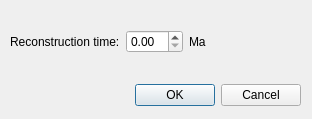
<ui version="4.0" >
 <class>ReconstructToTimeDialog</class>
 <widget class="QDialog" name="ReconstructToTimeDialog" >
  <property name="geometry" >
   <rect>
    <x>0</x>
    <y>0</y>
    <width>312</width>
    <height>119</height>
   </rect>
  </property>
  <property name="windowTitle" >
   <string>Reconstruct to Time</string>
  </property>
  <widget class="QWidget" name="verticalLayout" >
   <property name="geometry" >
    <rect>
     <x>10</x>
     <y>10</y>
     <width>291</width>
     <height>101</height>
    </rect>
   </property>
   <layout class="QVBoxLayout" >
    <property name="spacing" >
     <number>6</number>
    </property>
    <property name="leftMargin" >
     <number>0</number>
    </property>
    <property name="topMargin" >
     <number>0</number>
    </property>
    <property name="rightMargin" >
     <number>0</number>
    </property>
    <property name="bottomMargin" >
     <number>0</number>
    </property>
    <item>
     <layout class="QHBoxLayout" >
      <property name="spacing" >
       <number>6</number>
      </property>
      <property name="leftMargin" >
       <number>0</number>
      </property>
      <property name="topMargin" >
       <number>0</number>
      </property>
      <property name="rightMargin" >
       <number>0</number>
      </property>
      <property name="bottomMargin" >
       <number>0</number>
      </property>
      <item>
       <widget class="QLabel" name="label_2" >
        <property name="text" >
         <string>Reconstruction time:</string>
        </property>
       </widget>
      </item>
      <item>
       <widget class="QDoubleSpinBox" name="doubleSpinBox" />
      </item>
      <item>
       <widget class="QLabel" name="label" >
        <property name="text" >
         <string>Ma</string>
        </property>
       </widget>
      </item>
      <item>
       <spacer>
        <property name="orientation" >
         <enum>Qt::Horizontal</enum>
        </property>
        <property name="sizeHint" >
         <size>
          <width>40</width>
          <height>20</height>
         </size>
        </property>
       </spacer>
      </item>
     </layout>
    </item>
    <item>
     <layout class="QHBoxLayout" >
      <property name="spacing" >
       <number>6</number>
      </property>
      <property name="leftMargin" >
       <number>0</number>
      </property>
      <property name="topMargin" >
       <number>0</number>
      </property>
      <property name="rightMargin" >
       <number>0</number>
      </property>
      <property name="bottomMargin" >
       <number>0</number>
      </property>
      <item>
       <spacer>
        <property name="orientation" >
         <enum>Qt::Horizontal</enum>
        </property>
        <property name="sizeHint" >
         <size>
          <width>131</width>
          <height>31</height>
         </size>
        </property>
       </spacer>
      </item>
      <item>
       <widget class="QPushButton" name="okButton" >
        <property name="text" >
         <string>OK</string>
        </property>
       </widget>
      </item>
      <item>
       <widget class="QPushButton" name="cancelButton" >
        <property name="text" >
         <string>Cancel</string>
        </property>
       </widget>
      </item>
     </layout>
    </item>
   </layout>
  </widget>
 </widget>
 <resources/>
 <connections>
  <connection>
   <sender>okButton</sender>
   <signal>clicked()</signal>
   <receiver>ReconstructToTimeDialog</receiver>
   <slot>accept()</slot>
   <hints>
    <hint type="sourcelabel" >
     <x>278</x>
     <y>253</y>
    </hint>
    <hint type="destinationlabel" >
     <x>96</x>
     <y>254</y>
    </hint>
   </hints>
  </connection>
  <connection>
   <sender>cancelButton</sender>
   <signal>clicked()</signal>
   <receiver>ReconstructToTimeDialog</receiver>
   <slot>reject()</slot>
   <hints>
    <hint type="sourcelabel" >
     <x>369</x>
     <y>253</y>
    </hint>
    <hint type="destinationlabel" >
     <x>179</x>
     <y>282</y>
    </hint>
   </hints>
  </connection>
 </connections>
</ui>
